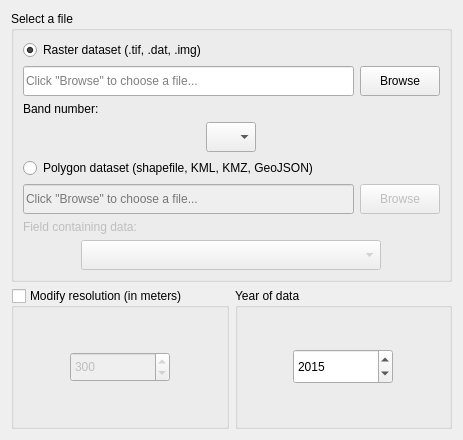
<?xml version="1.0" encoding="UTF-8"?>
<ui version="4.0">
 <class>WidgetImportSelectFileInput</class>
 <widget class="QWidget" name="WidgetImportSelectFileInput">
  <property name="geometry">
   <rect>
    <x>0</x>
    <y>0</y>
    <width>463</width>
    <height>440</height>
   </rect>
  </property>
  <property name="windowTitle">
   <string>Form</string>
  </property>
  <layout class="QVBoxLayout" name="verticalLayout">
   <item>
    <widget class="QGroupBox" name="groupBox_select_file">
     <property name="enabled">
      <bool>true</bool>
     </property>
     <property name="title">
      <string>Select a file</string>
     </property>
     <layout class="QGridLayout" name="gridLayout_3">
      <item row="5" column="0">
       <widget class="QLineEdit" name="lineEdit_polygon_file">
        <property name="enabled">
         <bool>false</bool>
        </property>
        <property name="minimumSize">
         <size>
          <width>0</width>
          <height>30</height>
         </size>
        </property>
        <property name="readOnly">
         <bool>true</bool>
        </property>
        <property name="placeholderText">
         <string>Click &quot;Browse&quot; to choose a file...</string>
        </property>
       </widget>
      </item>
      <item row="4" column="0" colspan="2">
       <widget class="QRadioButton" name="radio_polygon_input">
        <property name="text">
         <string>Polygon dataset (shapefile, KML, KMZ, GeoJSON)</string>
        </property>
       </widget>
      </item>
      <item row="0" column="0" colspan="2">
       <widget class="QRadioButton" name="radio_raster_input">
        <property name="enabled">
         <bool>true</bool>
        </property>
        <property name="text">
         <string>Raster dataset (.tif, .dat, .img)</string>
        </property>
        <property name="checked">
         <bool>true</bool>
        </property>
       </widget>
      </item>
      <item row="5" column="1">
       <widget class="QPushButton" name="btn_polygon_dataset_browse">
        <property name="enabled">
         <bool>false</bool>
        </property>
        <property name="minimumSize">
         <size>
          <width>0</width>
          <height>30</height>
         </size>
        </property>
        <property name="maximumSize">
         <size>
          <width>120</width>
          <height>16777215</height>
         </size>
        </property>
        <property name="text">
         <string>Browse</string>
        </property>
       </widget>
      </item>
      <item row="6" column="0" colspan="2">
       <widget class="QLabel" name="label_fieldname">
        <property name="enabled">
         <bool>false</bool>
        </property>
        <property name="text">
         <string>Field containing data:</string>
        </property>
       </widget>
      </item>
      <item row="1" column="0">
       <widget class="QLineEdit" name="lineEdit_raster_file">
        <property name="enabled">
         <bool>true</bool>
        </property>
        <property name="minimumSize">
         <size>
          <width>0</width>
          <height>30</height>
         </size>
        </property>
        <property name="readOnly">
         <bool>true</bool>
        </property>
        <property name="placeholderText">
         <string>Click &quot;Browse&quot; to choose a file...</string>
        </property>
       </widget>
      </item>
      <item row="2" column="0">
       <widget class="QLabel" name="label_bandnumber">
        <property name="text">
         <string>Band number:</string>
        </property>
       </widget>
      </item>
      <item row="1" column="1">
       <widget class="QPushButton" name="btn_raster_dataset_browse">
        <property name="enabled">
         <bool>true</bool>
        </property>
        <property name="minimumSize">
         <size>
          <width>0</width>
          <height>30</height>
         </size>
        </property>
        <property name="maximumSize">
         <size>
          <width>120</width>
          <height>16777215</height>
         </size>
        </property>
        <property name="text">
         <string>Browse</string>
        </property>
       </widget>
      </item>
      <item row="3" column="0" colspan="2" alignment="Qt::AlignHCenter">
       <widget class="QComboBox" name="comboBox_bandnumber">
        <property name="minimumSize">
         <size>
          <width>0</width>
          <height>30</height>
         </size>
        </property>
        <property name="maximumSize">
         <size>
          <width>50</width>
          <height>16777215</height>
         </size>
        </property>
       </widget>
      </item>
      <item row="7" column="0" colspan="2" alignment="Qt::AlignHCenter">
       <widget class="QComboBox" name="comboBox_fieldname">
        <property name="enabled">
         <bool>false</bool>
        </property>
        <property name="minimumSize">
         <size>
          <width>300</width>
          <height>30</height>
         </size>
        </property>
        <property name="maximumSize">
         <size>
          <width>16777215</width>
          <height>16777215</height>
         </size>
        </property>
       </widget>
      </item>
     </layout>
    </widget>
   </item>
   <item>
    <layout class="QHBoxLayout" name="horizontalLayout">
     <item>
      <widget class="QGroupBox" name="groupBox_output_resolution">
       <property name="title">
        <string>Modify resolution (in meters)</string>
       </property>
       <property name="checkable">
        <bool>true</bool>
       </property>
       <property name="checked">
        <bool>false</bool>
       </property>
       <layout class="QHBoxLayout" name="horizontalLayout_2">
        <item>
         <widget class="QSpinBox" name="spinBox_resolution">
          <property name="minimumSize">
           <size>
            <width>100</width>
            <height>30</height>
           </size>
          </property>
          <property name="maximumSize">
           <size>
            <width>100</width>
            <height>16777215</height>
           </size>
          </property>
          <property name="minimum">
           <number>1</number>
          </property>
          <property name="maximum">
           <number>8000</number>
          </property>
          <property name="value">
           <number>300</number>
          </property>
         </widget>
        </item>
       </layout>
      </widget>
     </item>
     <item>
      <widget class="QGroupBox" name="groupBox_year">
       <property name="title">
        <string>Year of data</string>
       </property>
       <layout class="QVBoxLayout" name="verticalLayout_2">
        <item alignment="Qt::AlignHCenter">
         <widget class="QDateEdit" name="spinBox_data_year">
          <property name="sizePolicy">
           <sizepolicy hsizetype="Minimum" vsizetype="Minimum">
            <horstretch>0</horstretch>
            <verstretch>0</verstretch>
           </sizepolicy>
          </property>
          <property name="minimumSize">
           <size>
            <width>100</width>
            <height>30</height>
           </size>
          </property>
          <property name="maximumSize">
           <size>
            <width>120</width>
            <height>35</height>
           </size>
          </property>
          <property name="date">
           <date>
            <year>2015</year>
            <month>12</month>
            <day>31</day>
           </date>
          </property>
          <property name="maximumDateTime">
           <datetime>
            <hour>23</hour>
            <minute>59</minute>
            <second>59</second>
            <year>2030</year>
            <month>12</month>
            <day>31</day>
           </datetime>
          </property>
          <property name="minimumDate">
           <date>
            <year>1980</year>
            <month>1</month>
            <day>1</day>
           </date>
          </property>
          <property name="displayFormat">
           <string notr="true">yyyy</string>
          </property>
         </widget>
        </item>
       </layout>
      </widget>
     </item>
    </layout>
   </item>
  </layout>
 </widget>
 <resources/>
 <connections/>
</ui>
